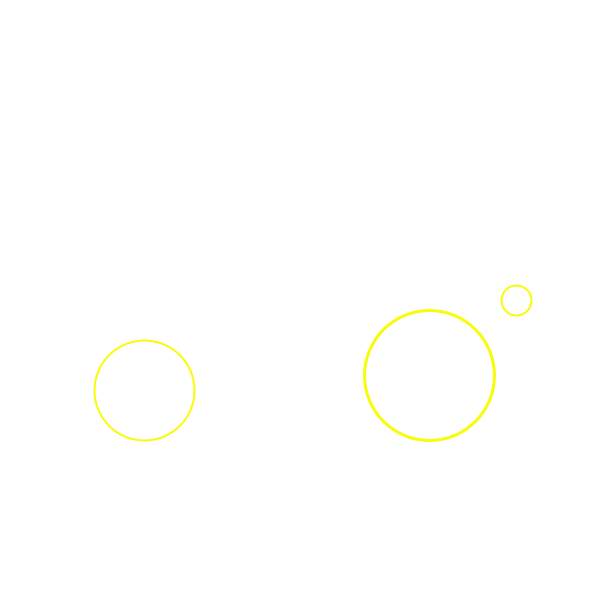
Frame 1 (no input)
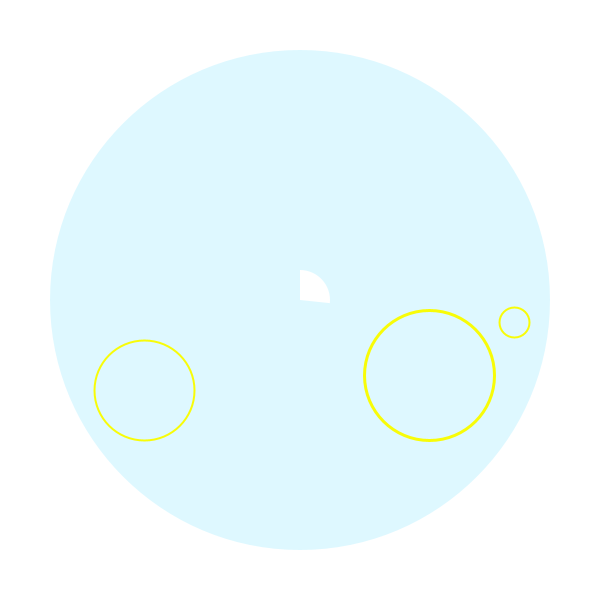
Frame 60 (the mouse pressed at the canvas centre just before this capture)
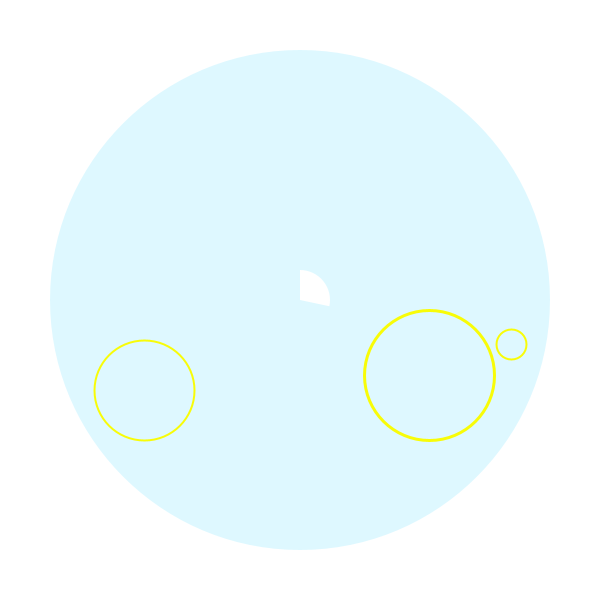
Frame 120 (the mouse held since frame 60 and released just before this capture)

The Processing sketch that drew these frames (run headless with seeded random() and noise(); from frame 60 on, the mouse is pressed at the canvas centre):

// Processing sketch: processing_9770
// ── processing_9770.pde

float Sx;
float Sy;
float Mx;
float My;
float Hx;
float Hy;
float hourcol;

void setup() {  
  size(600, 600);  

  smooth();  
}  
void draw() {  
  background(255); 
 fill(46, 208,255 , hourcol*10);
  noStroke();
  ellipse(width/2, height/2, 500, 500); 
noFill();
  noStroke();    
  float s = map(second(), 0, 60, 0, TWO_PI) - HALF_PI;  
  float m = map(minute(), 0, 60, 0, TWO_PI) - HALF_PI;  
  float h = map(hour() % 12, 0, 12, 0, TWO_PI) - HALF_PI;  
  stroke(248, 252, 8);  
  strokeWeight(2); 
 hourcol = hour(); 
  Sx= cos(s) * 216 + 300;
 Sy= sin(s) * 216 +300;
Mx=  cos(m) * 180 + 300;
My= sin(m) * 180 + 300;
Hx= cos(h) * 150 + 300;
Hy= sin(h) * 150 + 300;

  ellipse(Mx, My, 100, 100);
  ellipse(Sx, Sy , 30, 30);  
  strokeWeight(3); 
  noFill();
  stroke (248, 252, 8); 
  ellipse(Hx, Hy, 130, 130);  
  strokeWeight(2);  
  
  
  fill(255);
  noStroke();
  ellipseMode(CENTER);
  arc(width/2, height/2, 60, 60, radians(-90), s);
  
  println(s);
  
 
}  
